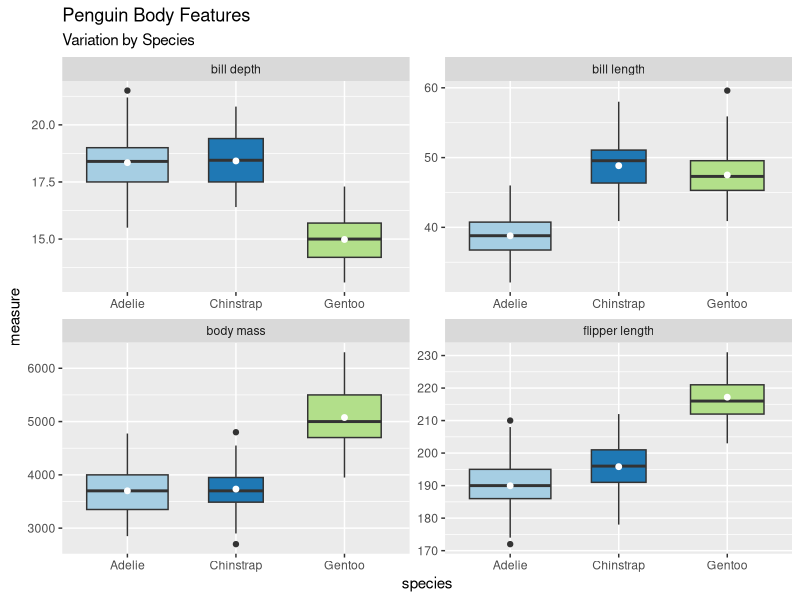
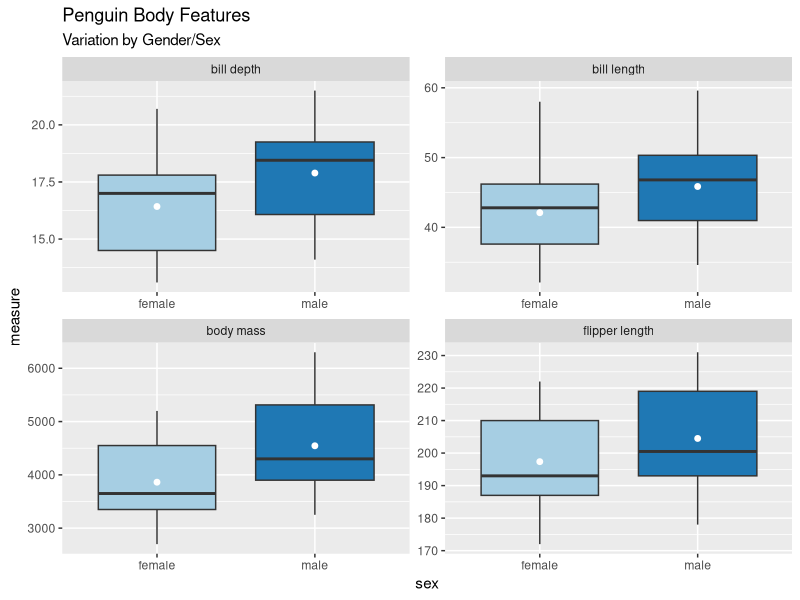
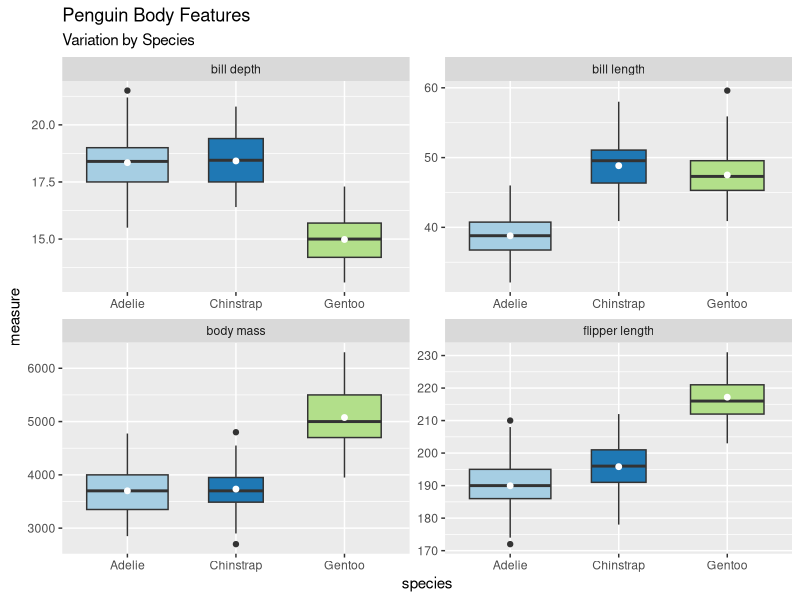
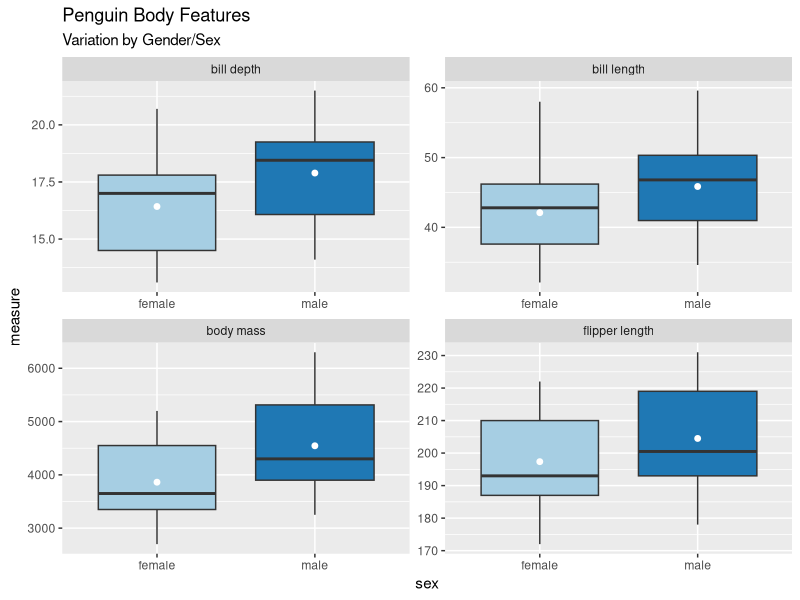
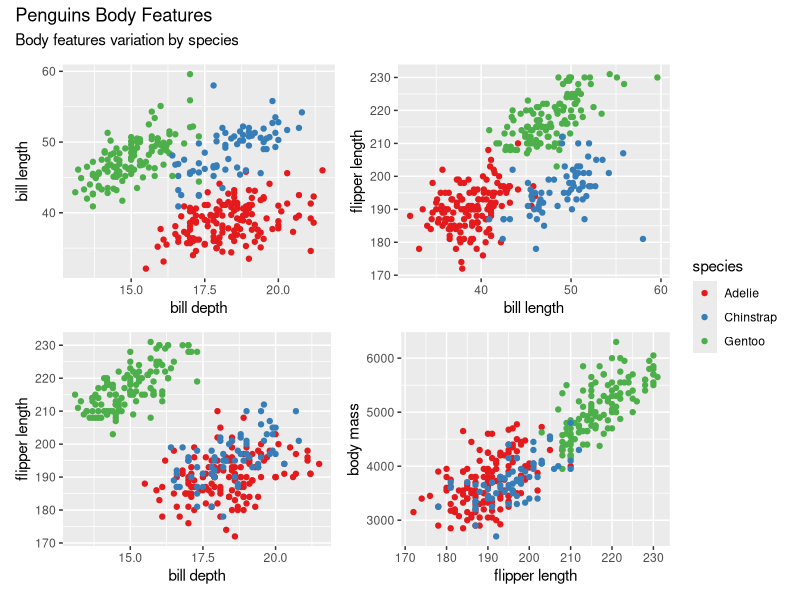
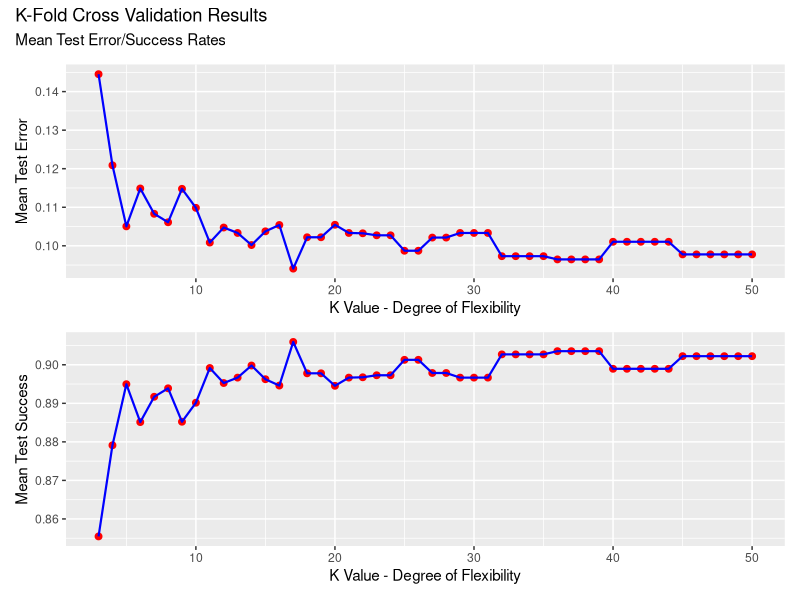

These charts were generated, in order, by the following R code:
library(tidyverse)
library(ggthemes)
library(palmerpenguins)
library(MASS)
library(patchwork)



# -----------------------------
names(penguins)
dim(penguins)
# -----------------------------





tbl_pivoted_penguins <- penguins %>% dplyr::select(species, 
                                                   bill_length_mm, 
                                                   bill_depth_mm, 
                                                   flipper_length_mm, 
                                                   body_mass_g, 
                                                   sex) %>% 
  pivot_longer(cols = c(bill_length_mm, 
                        bill_depth_mm, 
                        flipper_length_mm, 
                        body_mass_g), 
               names_to = "measure_type", 
               values_to = "measure", 
               values_drop_na = TRUE) %>% 
  mutate(measure_type = case_when(str_detect(measure_type, "bill_length_mm") ~ "bill length", 
                                  str_detect(measure_type, "bill_depth_mm") ~ "bill depth", 
                                  str_detect(measure_type, "flipper_length_mm") ~ "flipper length", 
                                  str_detect(measure_type, "body_mass_g") ~ "body mass",
                                  TRUE ~ measure_type))


p_variations_by_species <- ggplot(data = tbl_pivoted_penguins, mapping = aes(x = species, y = measure)) + 
  geom_boxplot(mapping = aes(fill = species), 
               show.legend = FALSE, 
               varwidth = TRUE, 
               na.rm = TRUE) + 
  stat_summary(fun = "mean", color = "white", na.rm = TRUE, size = 0.25) + 
  facet_wrap(~measure_type, nrow = 2, scales = "free") + 
  scale_fill_brewer(palette = "Paired") +
  theme_grey() +
  labs(title = "Penguin Body Features", 
       subtitle = "Variation by Species")

p_variations_by_species

ggsave(filename = "D:\\R for Data Science\\R plots\\Tidy Tuesday - Palmer Penguins\\p_variations_by_species.png", plot = p_variations_by_species)


p_variations_by_sex <- filter(tbl_pivoted_penguins, !is.na(sex)) %>% ggplot(mapping = aes(x = sex, y = measure)) + 
  geom_boxplot(mapping = aes(fill = sex), 
               show.legend = FALSE, 
               na.rm = TRUE, 
               varwidth = TRUE) + 
  stat_summary(fun = "mean", color = "white", na.rm = TRUE, size = 0.25) + 
  scale_fill_brewer(palette = "Paired") +
  theme_grey() +
  facet_wrap(~measure_type, nrow = 2, scales = "free")  + 
  labs(title = "Penguin Body Features", 
       subtitle = "Variation by Gender/Sex")

p_variations_by_sex


ggsave(filename = "D:\\R for Data Science\\R plots\\Tidy Tuesday - Palmer Penguins\\p_variations_by_sex.png", plot = p_variations_by_sex)

p1 <- filter(penguins, !is.na(sex)) %>% 
  ggplot() + 
  geom_point(mapping = aes(x = bill_depth_mm, y = bill_length_mm, color = species), 
             na.rm = TRUE, 
             show.legend = FALSE) + 
  scale_color_brewer(palette = "Set1") +
  labs(x = "bill depth", 
       y = "bill length")

p2 <- filter(penguins, !is.na(sex)) %>% 
  ggplot() + 
  geom_point(mapping = aes(x = bill_length_mm, y = flipper_length_mm, color = species), 
             na.rm = TRUE, 
             show.legend = FALSE) + 
  scale_color_brewer(palette = "Set1") +
  labs(x = "bill length", 
       y = "flipper length")

p3 <- filter(penguins, !is.na(sex)) %>% 
  ggplot() + 
  geom_point(mapping = aes(x = bill_depth_mm, y = flipper_length_mm, color = species), 
             na.rm = TRUE, 
             show.legend = FALSE) + 
  scale_color_brewer(palette = "Set1") +
  labs(x = "bill depth", 
       y = "flipper length")

p4 <- filter(penguins, !is.na(sex)) %>% 
  ggplot() + 
  geom_point(mapping = aes(x = flipper_length_mm, y = body_mass_g, color = species), 
             na.rm = TRUE, 
             show.legend  = TRUE) + 
  scale_color_brewer(palette = "Set1") +
  labs(x = "flipper length", 
       y = "body mass")


p_features_plots <- (p1 + p2) / (p3 + p4) + plot_layout(guides = 'collect') + 
  plot_annotation(title = "Penguins Body Features", 
                  subtitle = "Body features variation by species", theme = theme_grey())

ggsave(filename = "D:\\R for Data Science\\R plots\\Tidy Tuesday - Palmer Penguins\\p_features_plots.png", plot = p_features_plots)


tbl_filtered_penguins <- filter(penguins, !is.na(sex) & 
                                  !is.na(bill_length_mm) & 
                                  !is.na(bill_depth_mm) & 
                                  !is.na(flipper_length_mm) & 
                                  !is.na(body_mass_g))


subset_index <- sample(x = 1:nrow(tbl_filtered_penguins), size = round(0.8 * nrow(tbl_filtered_penguins), digits = 0))


penguins_train <- tbl_filtered_penguins[subset_index, ]
penguins_test <- tbl_filtered_penguins[-subset_index, ]


# A linear model for the penguins data set predicting Sex 
lda_fit <- lda(formula = sex ~ bill_length_mm + bill_depth_mm + flipper_length_mm + body_mass_g, data = penguins_train)

# How the qualitative predictor has been split across  factors 
contrasts(penguins_train$sex)


# Prediction Outputs 

lda_pred <- predict(object = lda_fit, newdata = penguins_test)


# Correlation Matrix 
table(lda_pred$class, penguins_test$sex)


# success rate in prediction 
mean(lda_pred$class == penguins_test$sex)

# error rate in prediction 
mean(lda_pred$class != penguins_test$sex)

# Consistency of the model output ------------------

# Now lets try to split the input data set 
# into 80:20 ratio around 330 times (total record 
# count in the data set) by random sampling  and 
# calculate the error and success rates for each sample set
# We will get the average means of test success and test error rates

set.seed(1234)



fn_populate_rates <- function(){
  
  v_success_rates <- vector(mode = "double", length = nrow(tbl_filtered_penguins))
  v_error_rates <- vector(mode = "double", length = nrow(tbl_filtered_penguins))
  
  
  for(i in seq(nrow(tbl_filtered_penguins))){
    subset_val <- sample(x = 1:nrow(tbl_filtered_penguins), size = round(0.8 * nrow(tbl_filtered_penguins), digits = 0))
    lda_fit1 <- lda(formula = sex ~ bill_length_mm + bill_depth_mm + flipper_length_mm + body_mass_g, data = tbl_filtered_penguins[subset_val, ])    
    lda_pred1 <- predict(object = lda_fit1, newdata = tbl_filtered_penguins[-subset_val, ])
    v_success_rates[[i]] <- mean(lda_pred1$class == tbl_filtered_penguins[-subset_val, ]$sex)
    v_error_rates[[i]] <- mean(lda_pred1$class != tbl_filtered_penguins[-subset_val, ]$sex)
    i <- i + 1
  }
  
  df_rates <- cbind(v_success_rates, v_error_rates)
  return(df_rates)
  
}

df_rates_new <- as_tibble(fn_populate_rates())

mean(df_rates_new$v_success_rates)

mean(df_rates_new$v_error_rates)

# Consistency of the model output ------------------



# Validation Set Approach  -----------------------

# Split the input data set into two halves 
# and study the test error and test success rates of the model 

set.seed(1234)


fn_cross_validation <- function(){
  
  v_success_rates <- vector(mode = "double", length = 1)
  v_error_rates <- vector(mode = "double", length = 1)
  
  subset_val <- sample(x = 1:nrow(tbl_filtered_penguins), size = round(0.5 * nrow(tbl_filtered_penguins), digits = 0))
  lda_fit1 <- lda(formula = sex ~ bill_length_mm + bill_depth_mm + flipper_length_mm + body_mass_g, data = tbl_filtered_penguins[subset_val, ])    
  lda_pred1 <- predict(object = lda_fit1, newdata = tbl_filtered_penguins[-subset_val, ])
  
  v_success_rates[[1]] <- mean(lda_pred1$class == tbl_filtered_penguins[-subset_val, ]$sex)
  v_error_rates[[1]] <- mean(lda_pred1$class != tbl_filtered_penguins[-subset_val, ]$sex)
  
  df_rates <- cbind(v_success_rates, v_error_rates)
  return(df_rates)
  
}

df_rates_cross_validation <- as_tibble(fn_cross_validation())

mean(df_rates_cross_validation$v_success_rates)

mean(df_rates_cross_validation$v_error_rates)

# Cross Validation -----------------------


# Leave one out cross validation -----------------

# Use n - 1 observations as the training set and 
# 1 observation as the test set 
# calculate the test success and test error rates 

set.seed(1234)



fn_loov_rates <- function(){
  
  v_success_rates <- vector(mode = "double", length = nrow(tbl_filtered_penguins))
  v_error_rates <- vector(mode = "double", length = nrow(tbl_filtered_penguins))
  
  
  for(i in seq(nrow(tbl_filtered_penguins))){
    
    lda_fit1 <- lda(formula = sex ~ bill_length_mm + bill_depth_mm + flipper_length_mm + body_mass_g, data = tbl_filtered_penguins[-i, ])    
    lda_pred1 <- predict(object = lda_fit1, newdata = tbl_filtered_penguins[i, ])
    v_success_rates[[i]] <- mean(lda_pred1$class == tbl_filtered_penguins[i, ]$sex)
    v_error_rates[[i]] <- mean(lda_pred1$class != tbl_filtered_penguins[i, ]$sex)
    i <- i + 1
  }
  
  df_rates <- cbind(v_success_rates, v_error_rates)
  return(df_rates)
  
}

df_loov_rates <- as_tibble(fn_loov_rates())

mean(df_loov_rates$v_success_rates)

mean(df_loov_rates$v_error_rates)

# Leave one out cross validation -----------------

# K-Fold Cross Validations -----------------

# K = 10 fold cross validation -------------------

# Split the data set into 10 subsets 
# Run the model on these 9 subsets as the training set 
# and 1 subset as the test set 

set.seed(1234)

sub_df <- as.data.frame(x = 1:nrow(tbl_filtered_penguins))

colnames(sub_df) <- "row_index_no"

sub_df$bucket <- trunc(sub_df$row_index_no / round(nrow(sub_df)/10, digits = 0))



fn_ktenfold_rates <- function(){
  
  v_success_rates <- vector(mode = "double", length = max(sub_df$bucket))
  v_error_rates <- vector(mode = "double", length = max(sub_df$bucket))
  
  
  for(i in seq(max(sub_df$bucket))){
    
    lda_fit1 <- lda(formula = sex ~ bill_length_mm + bill_depth_mm + flipper_length_mm + body_mass_g, data = tbl_filtered_penguins[-sub_df[sub_df$bucket == i-1, ]$row_index_no
                                                                                                                                   , ])    
    lda_pred1 <- predict(object = lda_fit1, newdata = tbl_filtered_penguins[sub_df[sub_df$bucket == i-1, ]$row_index_no, ])
    v_success_rates[[i]] <- mean(lda_pred1$class == tbl_filtered_penguins[sub_df[sub_df$bucket == i-1, ]$row_index_no, ]$sex)
    v_error_rates[[i]] <- mean(lda_pred1$class != tbl_filtered_penguins[sub_df[sub_df$bucket == i-1, ]$row_index_no, ]$sex)
    i <- i + 1
  }
  
  df_rates <- cbind(v_success_rates, v_error_rates)
  return(df_rates)
  
}

df_ktenfold_rates <- as_tibble(fn_ktenfold_rates())

mean(df_ktenfold_rates$v_success_rates)

mean(df_ktenfold_rates$v_error_rates)


# K = 10 fold cross validation -------------------


# K = 5 fold cross validation -------------------

set.seed(1234)

sub_df <- as.data.frame(x = 1:nrow(tbl_filtered_penguins))

colnames(sub_df) <- "row_index_no"

sub_df$bucket <- trunc(sub_df$row_index_no / round(nrow(sub_df)/5, digits = 0))



fn_kfivefold_rates <- function(){
  
  v_success_rates <- vector(mode = "double", length = max(sub_df$bucket))
  v_error_rates <- vector(mode = "double", length = max(sub_df$bucket))
  
  
  for(i in seq(max(sub_df$bucket))){
    
    lda_fit1 <- lda(formula = sex ~ bill_length_mm + bill_depth_mm + flipper_length_mm + body_mass_g, data = tbl_filtered_penguins[-sub_df[sub_df$bucket == i-1, ]$row_index_no
                                                                                                                                   , ])    
    lda_pred1 <- predict(object = lda_fit1, newdata = tbl_filtered_penguins[sub_df[sub_df$bucket == i-1, ]$row_index_no, ])
    v_success_rates[[i]] <- mean(lda_pred1$class == tbl_filtered_penguins[sub_df[sub_df$bucket == i-1, ]$row_index_no, ]$sex)
    v_error_rates[[i]] <- mean(lda_pred1$class != tbl_filtered_penguins[sub_df[sub_df$bucket == i-1, ]$row_index_no, ]$sex)
    i <- i + 1
  }
  
  df_rates <- cbind(v_success_rates, v_error_rates)
  return(df_rates)
  
}

df_kfivefold_rates <- as_tibble(fn_kfivefold_rates())

mean(df_kfivefold_rates$v_success_rates)

mean(df_kfivefold_rates$v_error_rates)


# K = 5 fold cross validation -------------------




# Generalizing to k = N groups 
# and using this generalization to study the 
# model result of k = 3 to k = 50 groups in the observation 

set.seed(1234)

fn_kfold_rates_new <- function(k) {
  
  sub_df <- as.data.frame(x = 1:nrow(tbl_filtered_penguins))
  
  colnames(sub_df) <- "row_index_no"
  
  sub_df$bucket <- trunc(sub_df$row_index_no / round(nrow(sub_df)/k, digits = 0))
  
  
  v_success_rates <- vector(mode = "double", length = max(sub_df$bucket))
  v_error_rates <- vector(mode = "double", length = max(sub_df$bucket))
  
  
  for(i in seq(max(sub_df$bucket))){
    
    lda_fit1 <- lda(formula = sex ~ bill_length_mm + bill_depth_mm + flipper_length_mm + body_mass_g, data = tbl_filtered_penguins[-sub_df[sub_df$bucket == i-1, ]$row_index_no
                                                                                                                                   , ])    
    lda_pred1 <- predict(object = lda_fit1, newdata = tbl_filtered_penguins[sub_df[sub_df$bucket == i-1, ]$row_index_no, ])
    v_success_rates[[i]] <- mean(lda_pred1$class == tbl_filtered_penguins[sub_df[sub_df$bucket == i-1, ]$row_index_no, ]$sex)
    v_error_rates[[i]] <- mean(lda_pred1$class != tbl_filtered_penguins[sub_df[sub_df$bucket == i-1, ]$row_index_no, ]$sex)
    i <- i + 1
  }
  
  
  df_rates <- data.frame(cbind(v_success_rates, v_error_rates))
  colnames(df_rates) <- c("success_rate", "error_rate")
  
  k_value <- rep(k, nrow(df_rates))
  
  df_rates <- cbind(df_rates, k_value)
  
  colnames(df_rates) <- c("success_rate", "error_rate", "k_value")
  return(df_rates)
  
}



# Set the input so that this can be called
# iteratively with purrr::map function to 
# to call the above function

v_k_folds <- c(3:50)


df_kfold_rates_new <- purrr::map_df(.x = v_k_folds, .f = fn_kfold_rates_new)


tbl_kfold_rates <- as_tibble(df_kfold_rates_new)



p_error_rate <-  tbl_kfold_rates %>% group_by(k_value) %>% 
  summarize(mean_test_error = mean(error_rate)) %>%
  ungroup() %>% 
  ggplot(mapping = aes(x = k_value, y = mean_test_error)) + 
  geom_point(colour = "red", size = 2.0) + 
  geom_line(colour = "blue", size = 0.75) + 
  labs(x = "K Value - Degree of Flexibility", 
       y = "Mean Test Error")

p_success_rate <-  tbl_kfold_rates %>% group_by(k_value) %>% 
  summarize(mean_test_success = mean(success_rate)) %>%
  ungroup() %>% 
  ggplot(mapping = aes(x = k_value, y = mean_test_success)) + 
  geom_point(colour = "red", size = 2.0) + 
  geom_line(colour = "blue", size = 0.75) + 
  labs(x = "K Value - Degree of Flexibility", 
       y = "Mean Test Success")

p_kfold_plots <- (p_error_rate / p_success_rate) + plot_annotation(title = "K-Fold Cross Validation Results", 
                                                  subtitle = "Mean Test Error/Success Rates", theme = theme_grey())

ggsave(filename = "D:\\R for Data Science\\R plots\\Tidy Tuesday - Palmer Penguins\\p_kfold_plots.png", plot = p_kfold_plots)

